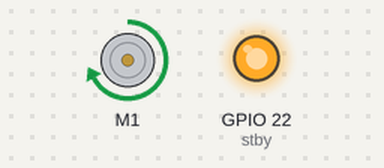
Simulated run of this program. Board: Raspberry Pi (BCM pin numbers). On the bench: DC motor (green arrow = forward, orange = backward, longer = faster), output pins drawn as LEDs (lit = HIGH).

Above: at 1.0 s.
At 3.0 s:
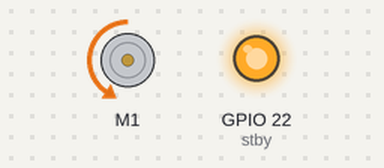
At 4.5 s:
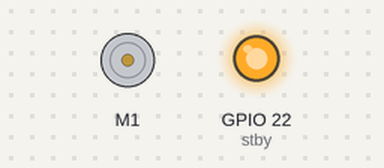
Timing chart, 0 to 6.5 s (numbered marks = the images above):
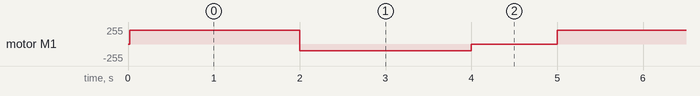

The program:

example.py
```python
# Use gpiozero on a Raspberry Pi to enable the TB6612FNG standby pin and control a motor with forward, backward, and stop commands using gpiozero's Motor abstraction.
#
# Buy this module: https://shillehtek.com/products/tb6612fng-dual-motor-driver-module-arduino-esp32
# Full manual: https://shillehtek.com/blogs/shillehtek-product-manuals/tb6612fng-dual-motor-driver-module-arduino-esp32-manual
# More examples: https://github.com/shillehbean/shillehtek-examples
#

from gpiozero import Motor, DigitalOutputDevice
from time import sleep

# PWMA tied to 3.3 V; gpiozero PWMs the direction pins
stby = DigitalOutputDevice(22, initial_value=True)   # enable
motor = Motor(forward=17, backward=27)

while True:
    motor.forward(0.8)    # 80% speed
    sleep(2)
    motor.backward(0.4)   # 40% reverse
    sleep(2)
    motor.stop()
    sleep(1)
```

Measured:
- by itself, motor M1: repeats every 5.0 s: backward 102/255 2.0 s, stopped 1.0 s, forward 204/255 2.0 s
